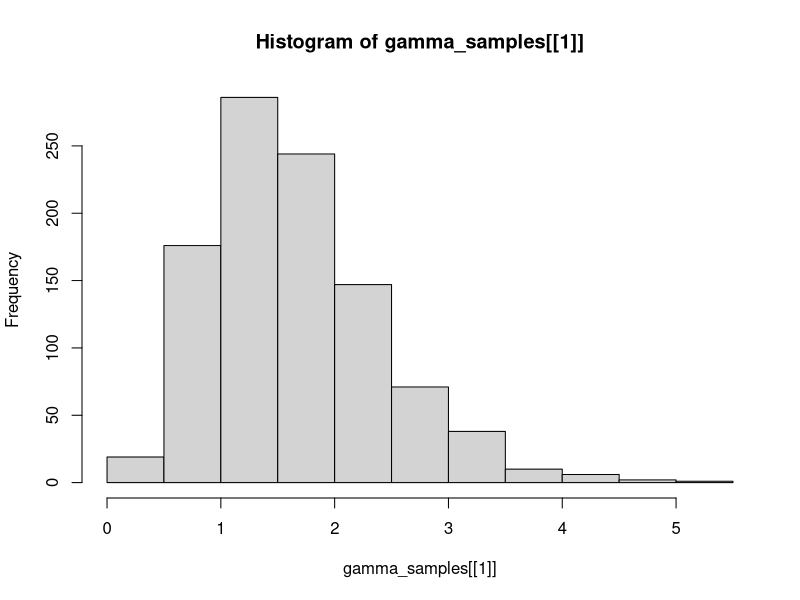

Generate this figure with R:
# setup

rm(list = ls())

# functions

gen_gamma_samples_from_exp_variables <- function(k = 5, lambda = 3, num_samples, sample_size) {
  gamma_samples <- list()
  
  # first generate exponential samples
  exp_samples = gen_exp_samples(lambda, num_samples, sample_size)
  
  # randomely choose samples to sum
  for(j in 1:num_samples) {
    sum <- rep(0, sample_size)
    indexes <- sample(1:num_samples, k)
    for(i in 1:k) {
      sum <- sum + exp_samples[[indexes[i]]]
    }
    gamma_samples[[j]] <- sum 
  }
  
  return(gamma_samples)
}

gen_exp_samples <- function(lambda = 1, num_samples, sample_size) {
  samples <- list()
  
  for(i in 1:num_samples) {
    samples[[i]] <- gen_exponential_sample_via_cdf_inverse(lambda, sample_size)
  }
  
  return(samples)
}

gen_exponential_sample_via_cdf_inverse <- function(lambda = 1, sample_size) {
  exponential_distribution <- rep(NA, sample_size)
  uniform_distribution <- runif(sample_size, 0, 1)
  
  for(i in 1:sample_size) {
    exponential_distribution[i] <- cdf_inverse(lambda, uniform_distribution[i])
  }
  return(exponential_distribution)
}

cdf_inverse <- function(lambda, x) {
  inverse <- (-(1/lambda))*(log(1-x))
  return(inverse)
}


generate_pdfs <- function(samples, lambda) {
  pdfs <- list()
  for(i in 1:length(samples)) {
    pdfs[[i]] <- dexp(samples[[i]], rate = lambda)
  }
  
  return(pdfs)
}

# main
k <- 5
lambda <- 3
num_samples <- 2000
sample_size <- 1000

gamma_samples <- gen_gamma_samples_from_exp_variables(k, lambda, num_samples, sample_size)

# Checking the summation of exponential samples gives a correct gamma distribution
hist(gamma_samples[[1]])




